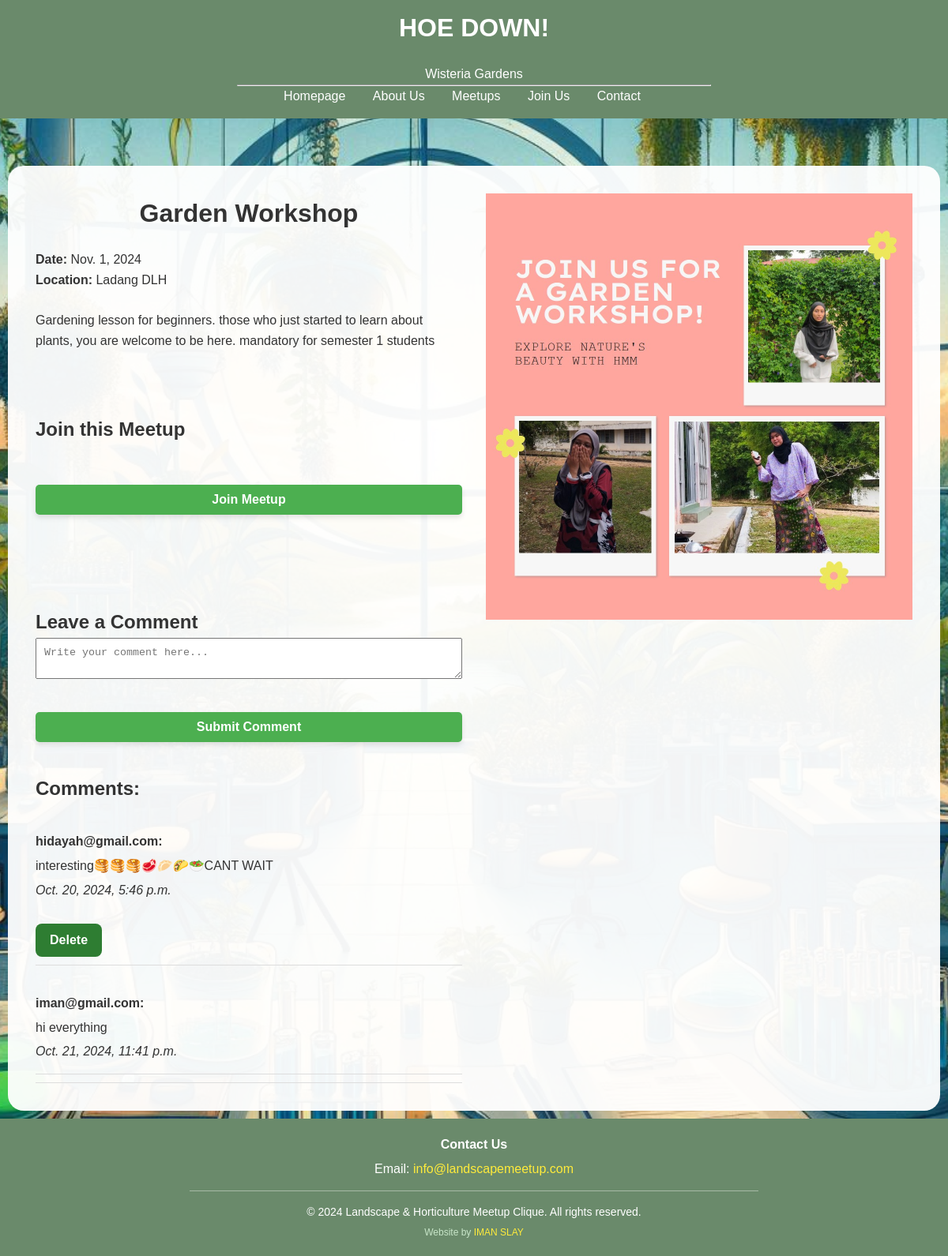
The app's page /hoe/meetup/1/ (signed in) with its own data.
### mint/models.py (models this page shows)
class Meetup(models.Model):
    meetup_id = models.AutoField(primary_key=True)
    meetup_name = models.CharField(max_length=30)
    meetup_description = models.CharField(max_length=100)
    meetup_date = models.DateField()
    meetup_location = models.CharField(max_length=50)
    meetup_poster = models.ImageField(upload_to='posters/', blank=True, null=True)

class Comment(models.Model):
    comment_id = models.AutoField(primary_key=True)
    student = models.ForeignKey(Student, on_delete=models.CASCADE)
    meetup = models.ForeignKey(Meetup, on_delete=models.CASCADE)
    comment_text = models.CharField(max_length=100)
    comment_created_time = models.DateTimeField(auto_now_add=True)

class Student(models.Model):
    student_id = models.CharField(primary_key=True, max_length=11)
    student_email = models.EmailField(max_length=254, default='null')
    student_password = models.CharField(max_length=128)
    student_phone = models.CharField(max_length=15, null=True)

### mint/views.py (the view, shortened to what this page needs)
# urls.py: path('meetup/<int:meetup_id>/', views.meetup_detail, name='meetup_detail'),
def meetup_detail(request, meetup_id):
    meetup = get_object_or_404(Meetup, meetup_id=meetup_id)
    comments = Comment.objects.filter(meetup=meetup)
    current_student_id = request.session.get('student_id')
    if current_student_id:
        current_student = get_object_or_404(Student, student_id=current_student_id)
    else:
        messages.error(request, "You must be logged in to register or comment.")
        return redirect('login')  # Redirect to login if not logged in
    context = {
        'meetup': meetup,
        'comments': comments,
        'current_student_id': current_student_id,  # Pass the current student ID to the template
    }
    return render(request, 'meetup_detail.html', context)

### mint/templates/meetup_detail.html (shortened to what this page needs)
{% extends 'head.html' %}
{% block content %}
<div id="back">
        <div class="col">
            <h1>{{ meetup.meetup_name }}</h1>
            <p><b>Date:</b> {{ meetup.meetup_date }}</p>
            <p><b>Location:</b> {{ meetup.meetup_location }}</p>
            <br>
            <p>{{ meetup.meetup_description }}</p>
<br><br>
<div class="form-container">
    <h2 class="section-header">Join this Meetup</h2>
    <form method="POST">
        <br>
        <button class="custom-button" type="submit">Join Meetup</button>
    </form>
</div>
<br><br><br>
{% if current_student_id %}
<div class="form-container">
    <h2 class="section-header">Leave a Comment</h2>
    <form method="POST">
        <textarea name="comment_text" placeholder="Write your comment here..." required></textarea>
        <button class="custom-button" type="submit">Submit Comment</button>
    </form>
</div>
{% else %}
    <p><strong>Only students can leave comments on this meetup.</strong></p>
{% endif %}
<div class="comment-list">
    <h2>Comments:</h2>
    {% for comment in comments %}
        <div class="comment-item">
            <p><strong>{{ comment.student.student_email }}:</strong></p>
            <p>{{ comment.comment_text }}</p>
            <p><em>{{ comment.comment_created_time }}</em></p>
            {% if comment.student.student_id == current_student_id %}
            <form method="POST" style="display: inline;">
                <button type="submit" onclick="return confirm('you sure want to delete comment?')">Delete</button>
            </form>
            {% endif %}
        </div>
    {% empty %}
        <p>No comments yet. Be the first to comment!</p>
    {% endfor %}
</div>
        </div>
        <div class="col">
            {% if meetup.meetup_poster %}
                <img src="{{ meetup.meetup_poster.url }}" alt="Meetup Poster">
            {% else %}
                <p>No poster available for this meetup.</p>
            {% endif %}
        </div>
</div>
<br><br>
{% endblock %}

### records on screen
Meetup: meetup_name "Garden Workshop", meetup_date "Nov. 1, 2024", meetup_location "Ladang DLH", meetup_description "Gardening lesson for beginners. those who just started to learn about plants, you are welcome to be here. mandatory for semester 1 students", meetup_poster (picture)
Comment: student.student_email "hidayah@gmail.com", comment_text "interesting🥞🥞🥞🥩🥟🌮🥗CANT WAIT", comment_created_time "Oct. 20, 2024, 5:46 p.m."
Comment: student.student_email "iman@gmail.com", comment_text "hi everything", comment_created_time "Oct. 21, 2024, 11:41 p.m."
